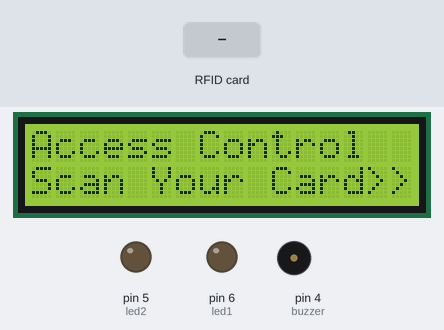
Recording of a sketch running on a simulated Arduino Uno, built with avr-gcc and run on an emulated ATmega328P. Parts: 16×2 character LCD, output pins drawn as LEDs (lit = HIGH), buzzer (waves = sounding, pin HIGH). The inputs (shaded band) are chosen by the test bench. Pins used as bus, display or sensor lines are not drawn; what the sketch prints to the serial monitor is not drawn.

Above: at 1.3 s.
1.4 s: RFID card F3 57 DB E1 held to the reader
At 1.7 s:
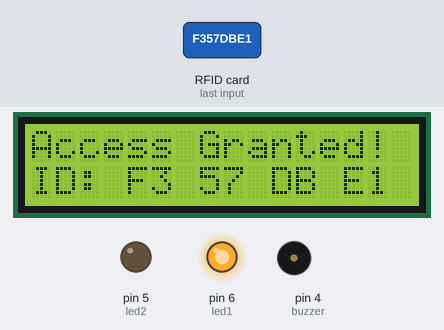
4.4 s: RFID card 5E 7A 19 C4 held to the reader
At 4.9 s:
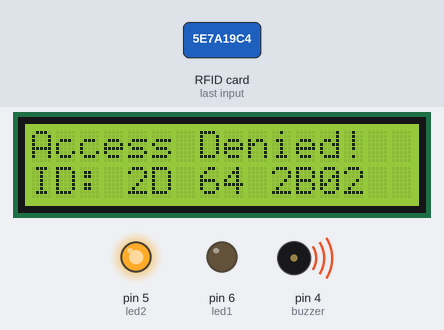
Timing chart, 0 to 7.9 s (numbered marks = the images above; inputs shaded):
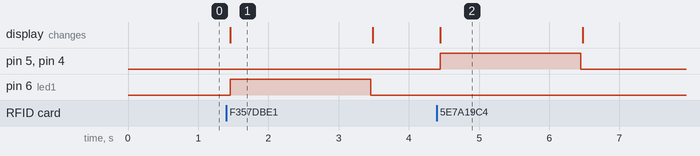

Measured:
- after the input at 1.4 s, pin 6 (led1): LOW → HIGH after 0.06 s, → LOW 2.0 s later; the display: changes after 0.06 s (image 1)
- after the input at 4.4 s, pin 5 (led2), pin 4 (buzzer): LOW → HIGH after 0.05 s, → LOW 2.0 s later; the display: changes after 0.05 s (image 2)
- what the display in image 1 shows lasts 2.0 s, from 1.5 s to 3.5 s

The sketch:

RFIDscannerSystem_sept20_vol_0.11.ino
```cpp
#include <SPI.h>
#include <LiquidCrystal_I2C.h>
#include <MFRC522.h>

LiquidCrystal_I2C lcd(0x27, 16, 2);
#define SS_PIN 10
#define RST_PIN 9
MFRC522 mfrc522(SS_PIN, RST_PIN);

int led1 = 6;
int led2 = 5;
int buzzer = 4;

String RightCard = "F3 57 DB E1";
String tagID = "";

void setup() {
  lcd.init();
  lcd.backlight();
  SPI.begin();
  mfrc522.PCD_Init();
  Serial.begin(9600);

  pinMode(led1, OUTPUT);
  pinMode(led2, OUTPUT);
  pinMode(buzzer, OUTPUT);

  lcd.setCursor(0, 0);
  lcd.print("Access Control");
  lcd.setCursor(0, 1);
  lcd.print("Scan Your Card>>");
}

void loop() {
  if (!mfrc522.PICC_IsNewCardPresent() || !mfrc522.PICC_ReadCardSerial())
    return;

  tagID = "";
  for (uint8_t i = 0; i < 4; i++) {
    tagID.concat(String(mfrc522.uid.uidByte[i], HEX));
    if (i < 3) tagID.concat(" ");
  }
  tagID.toUpperCase();
  Serial.println(tagID);

  lcd.clear();
  if (tagID.equals(RightCard)) {
    lcd.setCursor(0, 0);
    lcd.print("Access Granted!");
    lcd.setCursor(0, 1);
    lcd.print("ID: F3 57 DB E1");
    digitalWrite(led1, HIGH);
    digitalWrite(led2, LOW);
    digitalWrite(buzzer, LOW);
  } else {
    lcd.setCursor(0, 0);
    lcd.print("Access Denied!");
    lcd.setCursor(0, 1);
    lcd.print("ID: 2D 64 2B02");
    digitalWrite(led1, LOW);
    digitalWrite(led2, HIGH);
    digitalWrite(buzzer, HIGH);
  }

  delay(2000);
  digitalWrite(led1, LOW);
  digitalWrite(led2, LOW);
  digitalWrite(buzzer, LOW);
  lcd.setCursor(0, 0);
  lcd.print("Access Control");
  lcd.setCursor(0, 1);
  lcd.print("Scan Your Card>>");
}
```
